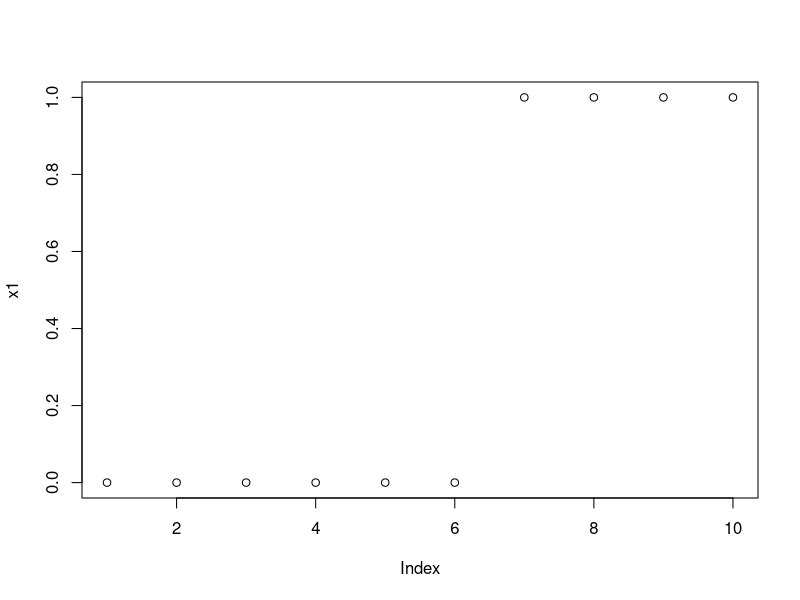
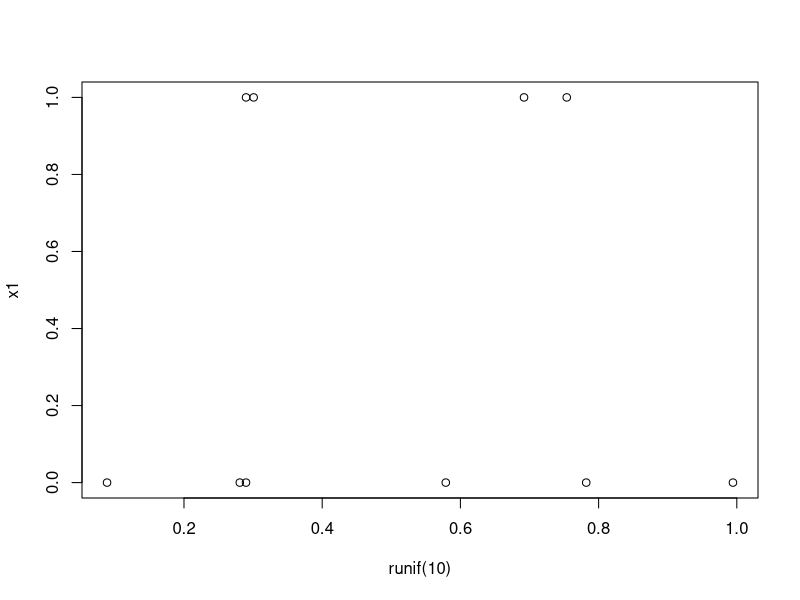
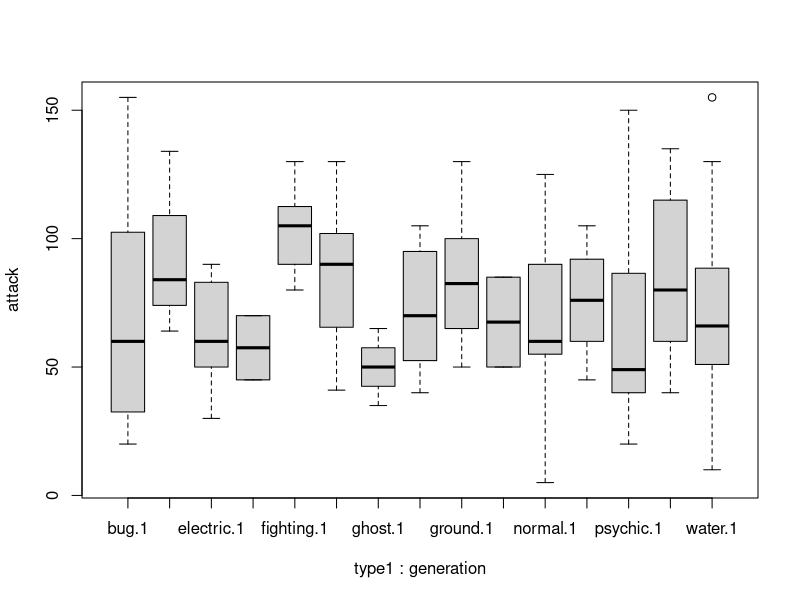

These figures' R source, in order: (Note: this script raises an error after producing the figures.)
## ---- chunk 1
knitr::opts_chunk$set(echo = TRUE)
## ---- chunk 2
x1 <- rpois(10, lambda = 1) 

length(x1)

x1 

x1 + 1 

x1 ^ 2 
## ---- chunk 3
x2 <- rexp(20)
x2
## ---- chunk 4
plot(x1)
## ---- chunk 5
plot(runif(10), x1)
## ---- chunk 6
x3 <- letters[10]
x3
## ---- chunk 7
list1 <- list(x1, x2, x3) 
## ---- chunk 8
lapply(list1[-3], mean) 

lapply(list1[-3], function(x) sum(x^2)) 
## ---- chunk 9
pokemon <- read.csv("pokemon.csv", header = T, stringsAsFactors = F)
head(pokemon)
## ---- chunk 10
colnames(pokemon)
## ---- chunk 11
pokemon2 <- pokemon[, c("type1", "name", "is_legendary", "generation", "evolution_stage", "attack", "defense", "speed", "sp_attack", "sp_defense")] 
## ---- chunk 12
head(pokemon[, c(37, 31, 41)])
## ---- chunk 13
head(pokemon[, c(T, T, F, T)])
## ---- chunk 14
pokemon_first_2_gen <- subset(pokemon2, pokemon2$generation %in% c(1, 2)) 

unique(pokemon_first_2_gen$generation)
## ---- chunk 15
pokemon_stats <- aggregate(cbind(attack, defense, speed, sp_attack, sp_defense) ~ type1 + generation, data = pokemon_first_2_gen, mean)
pokemon_stats
## ---- chunk 16
boxplot(attack ~ type1 + generation, data = subset(pokemon2, pokemon2$generation == 1)) 
## ---- chunk 17
library(ggplot2)
library(magrittr)

pokemon_stats %>%
  mutate(type = as.factor(type1)) %>%
ggplot(aes(type, attack, color = generation)) + 
  geom_point(stat = "identity") +  
  scale_fill_brewer(palette = "Set1") +
  theme(axis.text.x = element_text(angle = 90, hjust = 1))
## ---- chunk 18
library(dplyr)
pkmn_stats_tidy <- pokemon_first_2_gen %>% 
  filter(generation == 1) %>% 
  group_by(type1) %>% 
  summarize(attack = mean(attack), 
            defense = mean(defense), 
            speed = mean(speed), 
            sp_attack = mean(sp_attack), 
            sp_defense = mean(sp_defense))
pkmn_stats_tidy
## ---- chunk 19
print.data.frame(pkmn_stats_tidy)
## ---- chunk 20
library(data.table) 

pokemon_dt <- fread(file = "pokemon.csv") 
pkmn_stats_dt <- pokemon_dt[generation == 1,  
                             .(attack = mean(attack), 
                                defense = mean(defense), 
                                speed = mean(speed), 
                                sp_attack = mean(sp_attack), 
                                sp_defense = mean(sp_defense)), 
                             by = "type1"][order(type1)] 

pkmn_stats_dt 
